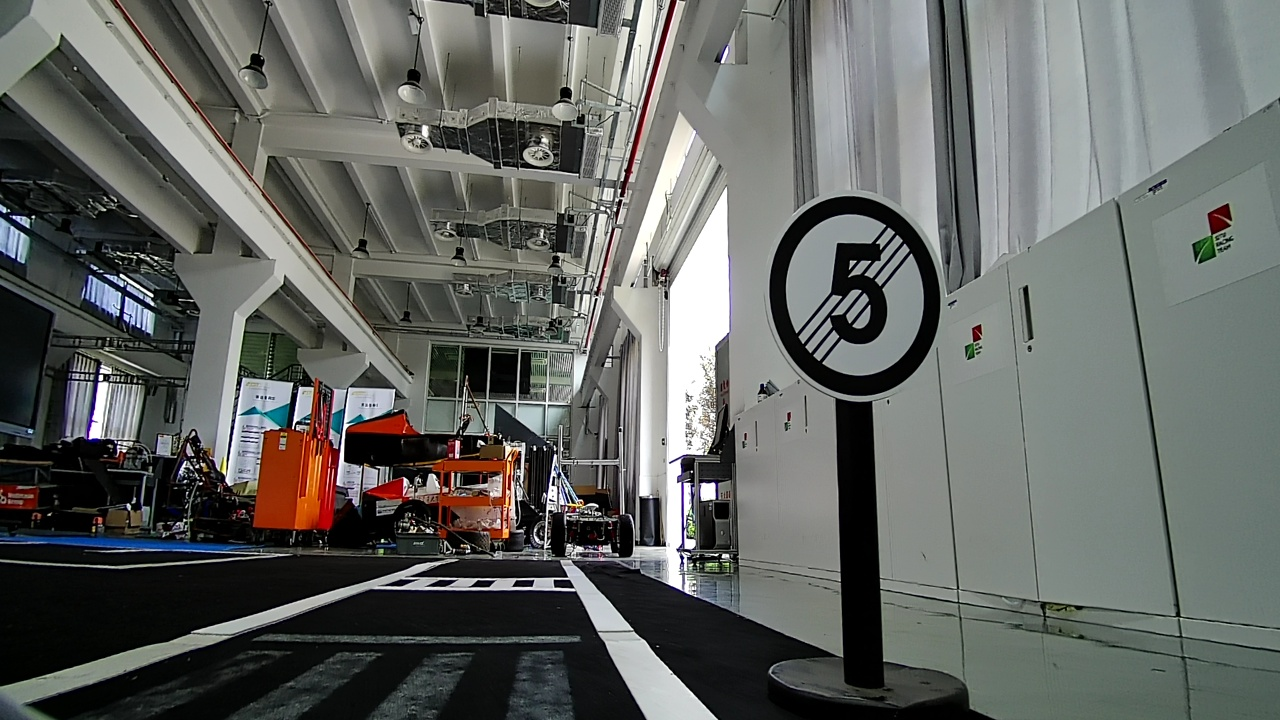
#> input picture opencv_learn/photo/x2996.jpg, 1280 x 720 px
$ python my_crop_scale.py
#> lines starting #> are read from the running program, lines starting #| are printed output that depends on the picture; after the words box and inside, x2 and y2 are one past the last pixel; in counts of white or black regions, pixels touching at a corner belong together
### opencv_learn/draw_boxes.py
#!/usr/bin/env python
# -*- coding: utf-8 -*-
"""
-------------------------------------------------

    @   Author  :       pengj
    @   date    :       2020/7/25 10:26
    @   IDE     :       PyCharm
    @   GitHub  :       https://github.com/JackyPJB
    @   Contact :       pengjianbiao@hotmail.com
-------------------------------------------------
    Description :
-------------------------------------------------
"""

__author__ = 'Max_Pengjb'
import numpy as np
import cv2
import os
from opencv_learn.order_points import order_points

colors = [(0, 0, 127), (255, 255, 0), (0, 255, 0),
          (0, 255, 255), (255, 0, 255), (0, 0, 255)]
class_names = ["speed_limited", "speed_unlimited", "green_go",
               "yellow_back", "pedestrian_crossing", "red_stop"]


# [27 lines left out: function draw_boxes, not called in this run]


# 在图中画出检测框，输出类别信息
def draw_boxes_with_labels(image, bboxes, labels):
    """
    在照片中把所有的 框框 都画出来
    :param image: 原图，可以是 cv2.imread 后的 ndarray, 也可以是地址 image_path
    :param boxes: 所有的框,[ [[x,y],[x,y]], [[x,y],[x,y]]……] 或者 [ [x_min,y_min,x_max,y_max],[x_min,y_min,x_max,y_max]……]
    :return:
    """
#> called with image = './photo/x2996.jpg'
    if isinstance(image, str) and os.path.exists(image):
        # image 如果是字符串，表示这是一个地址
        image = cv2.imread(image)
#> image is the input picture: shape (720, 1280, 3); mean B, G, R 98.3, 101.7, 99.1
    thickness = 2
    font_scale = 1
    text_font = cv2.FONT_HERSHEY_SIMPLEX
    for box, label in list(zip(bboxes, labels)):
        box = np.array(box, dtype=np.int32)
        (x_min, y_min), (x_max, y_max) = (None, None), (None, None)
        if box.ndim == 2:
            # boxes = [[[x, y], [x, y]], [[x, y], [x, y]]……]
            x_min, y_min = np.min(box, axis=0)
            x_max, y_max = np.max(box, axis=0)
        elif box.ndim == 1:
            x_min, y_min, x_max, y_max = box
        draw_color = colors[class_names.index(label)]
        image = cv2.rectangle(image, (x_min, y_min), (x_max, y_max), draw_color, thickness)
        image = cv2.putText(image, label, (x_min, y_min + 25), text_font, font_scale, draw_color, thickness)
    return image


# [11 lines that do not run on import are left out]

### opencv_learn/my_bright_contrast.py
#!/usr/bin/env python
# -*- coding: utf-8 -*-
"""
-------------------------------------------------

    @   Author  :       pengj
    @   date    :       2020/8/5 15:54
    @   IDE     :       PyCharm
    @   GitHub  :       https://github.com/JackyPJB
    @   Contact :       pengjianbiao@hotmail.com
-------------------------------------------------
    Description :
-------------------------------------------------
"""
import os
import numpy as np
import cv2

__author__ = 'Max_Pengjb'


def bright_contrast(image, lower=0.9, upper=1.2):
    """
    # 通过 alpha, beta 来调整 对比度和亮度
    :param image: 图片，np.array 或者 路径
    :param lower: alpha,区间 min
    :param upper: alpha 区间 max
    :return: 修改后的图片
    """
    if isinstance(image, str) and os.path.exists(image):
        # image 如果是字符串，表示这是一个地址
        image = cv2.imread(image)
    alpha = np.random.uniform(lower, upper)  # np.random.randn()返回一个或一组服从标准正态分布的随机样本值。
    beta = np.random.uniform() * np.mean(image) / 2  # 提高亮度
    # print(alpha, beta)
    blank = np.zeros(image.shape, image.dtype)
    image = cv2.addWeighted(image, alpha, blank, 1 - alpha, beta)
    return image


# [7 lines that do not run on import are left out]

### opencv_learn/my_crop_scale.py
#!/usr/bin/env python
# -*- coding: utf-8 -*-
"""
-------------------------------------------------

    @   Author  :       pengj
    @   date    :       2020/8/4 22:13
    @   IDE     :       PyCharm
    @   GitHub  :       https://github.com/JackyPJB
    @   Contact :       pengjianbiao@hotmail.com
-------------------------------------------------
    Description :       缩放
-------------------------------------------------
"""

__author__ = 'Max_Pengjb'

import numpy as np
import cv2
import os
from opencv_learn.my_bright_contrast import bright_contrast


# 裁剪放大
def crop_scale(image, boxes, labels, scale=2.0, nums=1):
    """
    裁剪放大 生成 放大比例最大为 scale 的 nums 个图片
    :param image: 图片，np.array 或者 路径
    :param boxes: 所有的框,[ [x_min,y_min,x_max,y_max],[x_min,y_min,x_max,y_max]……]
    :param labels: 框对应的标签
    :param scale: scale 放大倍数最大值 scale > 1
    :param nums: 需要生成的图片数量
    :return: 翻转后的图 和 框+标签 【[image,bboxes,labels],[image,bboxes,labels]……】
    """
#> called with image = './photo/x2996.jpg', scale = 2, nums = 1
    if isinstance(image, str) and os.path.exists(image):
        # image 如果是字符串，表示这是一个地址
        image = cv2.imread(image)
    h, w = image.shape[0:2]
#> h = 720; w = 1280
    res = []
    while len(res) < nums:
        # 放大 tmp_scale 倍数  属于区间 [1 ~ scale]
        tmp_scale = np.random.rand() * (scale - 1) + 1.1
        h_t, w_t = int(h * tmp_scale), int(w * tmp_scale)
#> h_t = 1187; w_t = 2110
        image2 = cv2.resize(image, (w_t, h_t))
        boxes_tmp = np.array(boxes) * tmp_scale
        boxes_tmp = boxes_tmp.astype(np.int32)
        # 裁剪 crop 裁剪的 h ，w 范围应该是 [0 - ht-h] [0 - wt-w]
        crop_rand_h, crop_rand_w = np.random.rand(2)
        crop_h, crop_w = int(crop_rand_h * (h_t - h)), int(crop_rand_w * (w_t - w))
#> crop_h = 333; crop_w = 500
        res_image = image2[crop_h:crop_h + h, crop_w:crop_w + w]
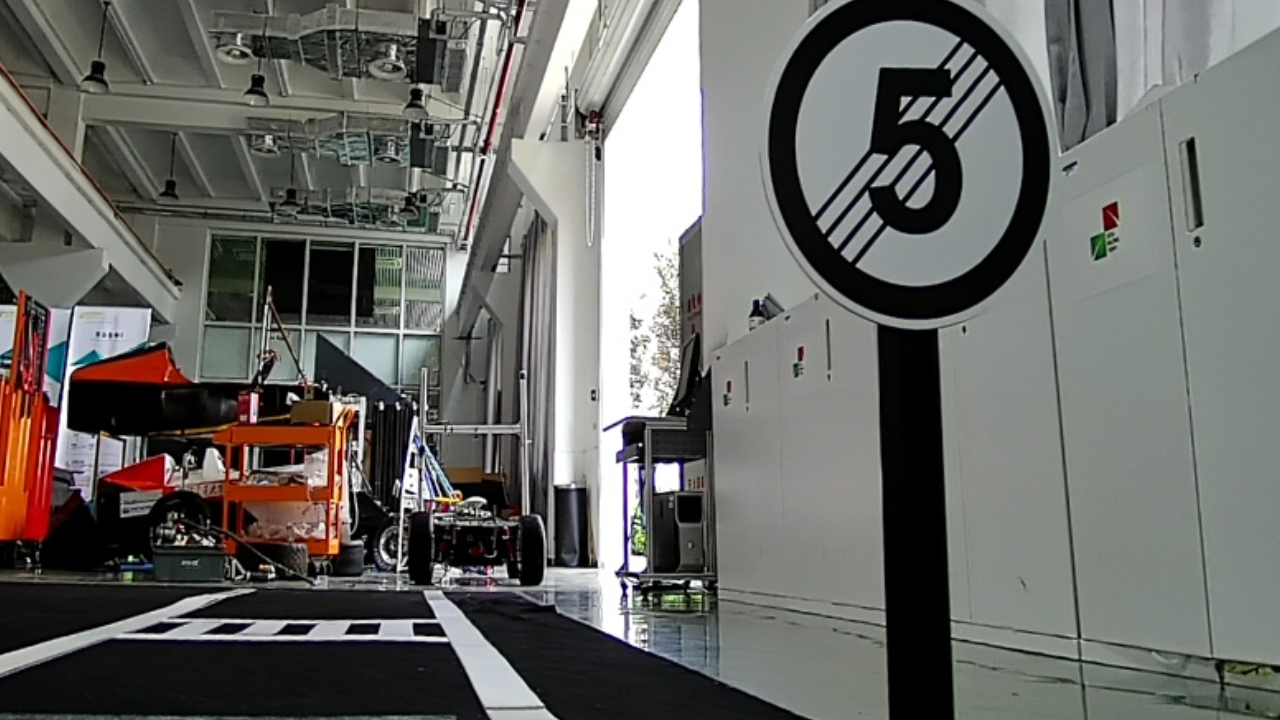
#> res_image: shape (720, 1280, 3); mean B, G, R 102.1, 105.5, 105.6
        # 图片对比度和亮度随机加进来
        res_image = bright_contrast(res_image)
#> in bright_contrast, `beta = np.random.uniform() * np.mean(image) / 2`: beta = 22.11
#> in bright_contrast, `image = cv2.addWeighted(image, alpha, blank, 1 - alpha, beta)`:
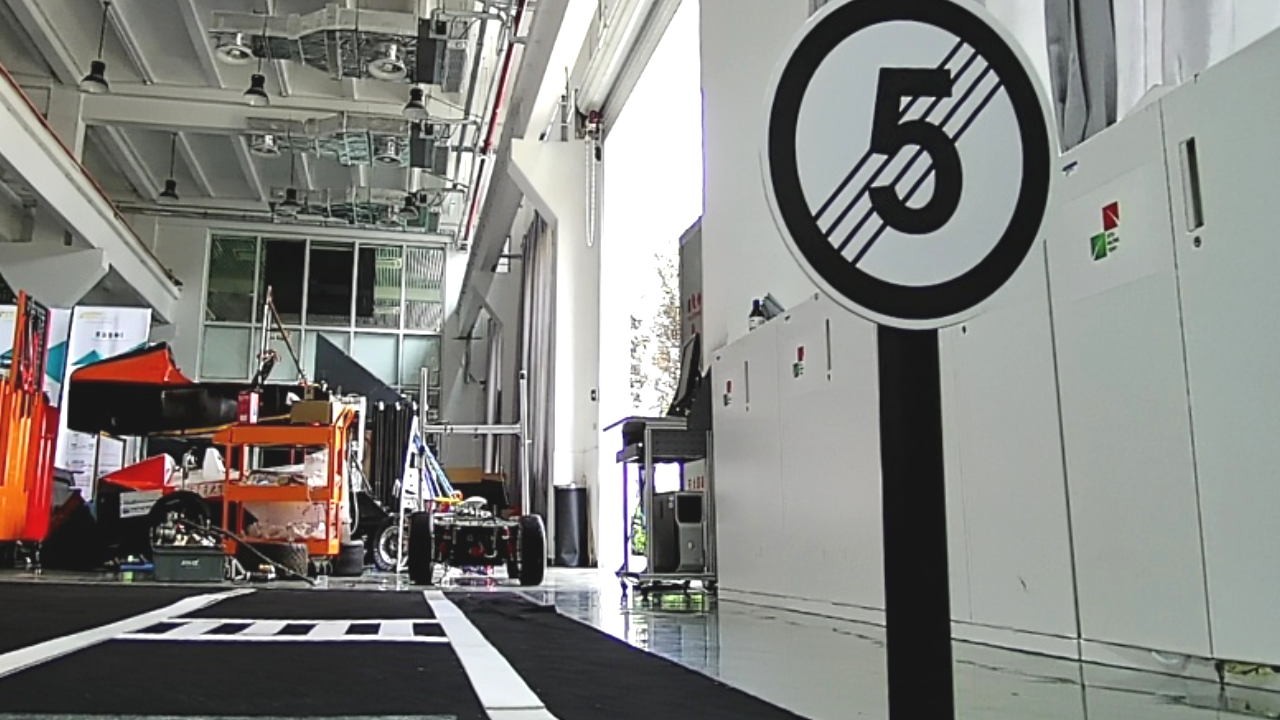
#> image: shape (720, 1280, 3); mean B, G, R 129.1, 132.7, 132.8
        # 处理 boxes， 坐标要相应的改变
        boxes_tmp = np.maximum(boxes_tmp - [crop_w, crop_h, crop_w, crop_h], 0)
#> boxes_tmp = [[0, 0, 0, 0], [0, 0, 176, 178]]
        boxes_tmp = np.minimum(boxes_tmp, [w - 1, h - 1, w - 1, h - 1])
        # 对 boxes 进行处理，有一些啥标签都没有的，就略过去了
        res_boxes = []
        res_labels = []
        for box, label in list(zip(boxes_tmp, labels)):
            if 0 <= box[0] < box[2] < w and 0 <= box[1] < box[3] < h:
                res_boxes.append(box)
                res_labels.append(label)
#> after the loop, res_boxes = [[0, 0, 176, 178]]
        # 结果里面有框框，就可以返回了
        if res_boxes:
            res.append((res_image, res_boxes, res_labels))
    return res


if __name__ == '__main__':
    from opencv_learn.draw_boxes import draw_boxes, draw_boxes_with_labels

    before = draw_boxes_with_labels('./photo/x2996.jpg', [[[0, 0], [200, 100]], [[210, 110], [410, 310]]],
                                    ["speed_limited", "speed_unlimited"])
    cv2.imshow('before', before)
    res_list = crop_scale('./photo/x2996.jpg', [[0, 0, 200, 100], [210, 110, 410, 310]],
                          ["speed_limited", "speed_unlimited"])
#> res_list = 1 item
    for i, (res_image, res_boxes, res_labels) in enumerate(res_list):
        print('res_boxes', res_boxes)
#| res_boxes [array([  0,   0, 176, 178])]
        image = draw_boxes_with_labels(res_image, res_boxes, res_labels)
#> the loop in draw_boxes_with_labels (call 2), `for box, label in list(zip(bboxes, labels)):` made 1 pass
#> (label, x_min, y_min, x_max, y_max, draw_color) on pass 1: ('speed_unlimited', 0, 0, 176, 178, (255, 255, 0))
#> pass 1, in draw_boxes_with_labels (call 2), `image = cv2.rectangle(image, (x_min, y_min), (x_max, y_max), draw_colo..`:
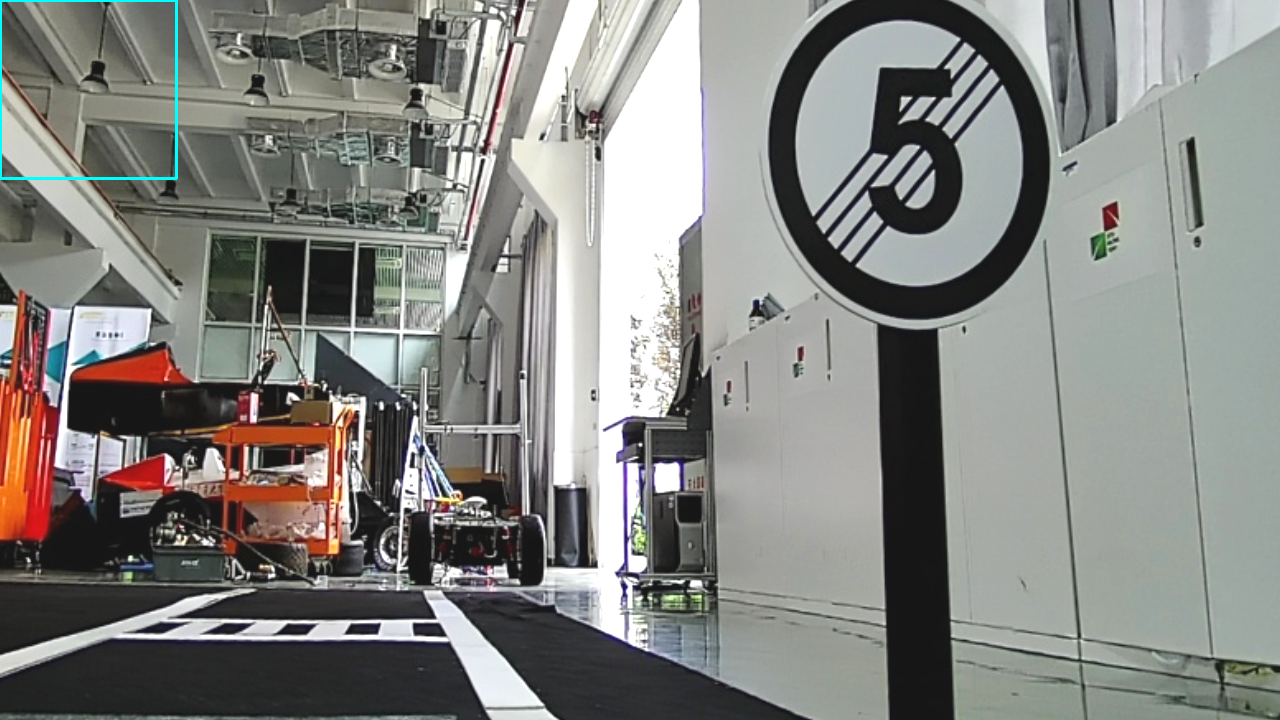
#> image: shape (720, 1280, 3); 0.19% of pixels changed, all inside (x1, y1, x2, y2) = (0, 0, 178, 180)
#> pass 1, in draw_boxes_with_labels (call 2), `image = cv2.putText(image, label, (x_min, y_min + 25), text_font, font..`:
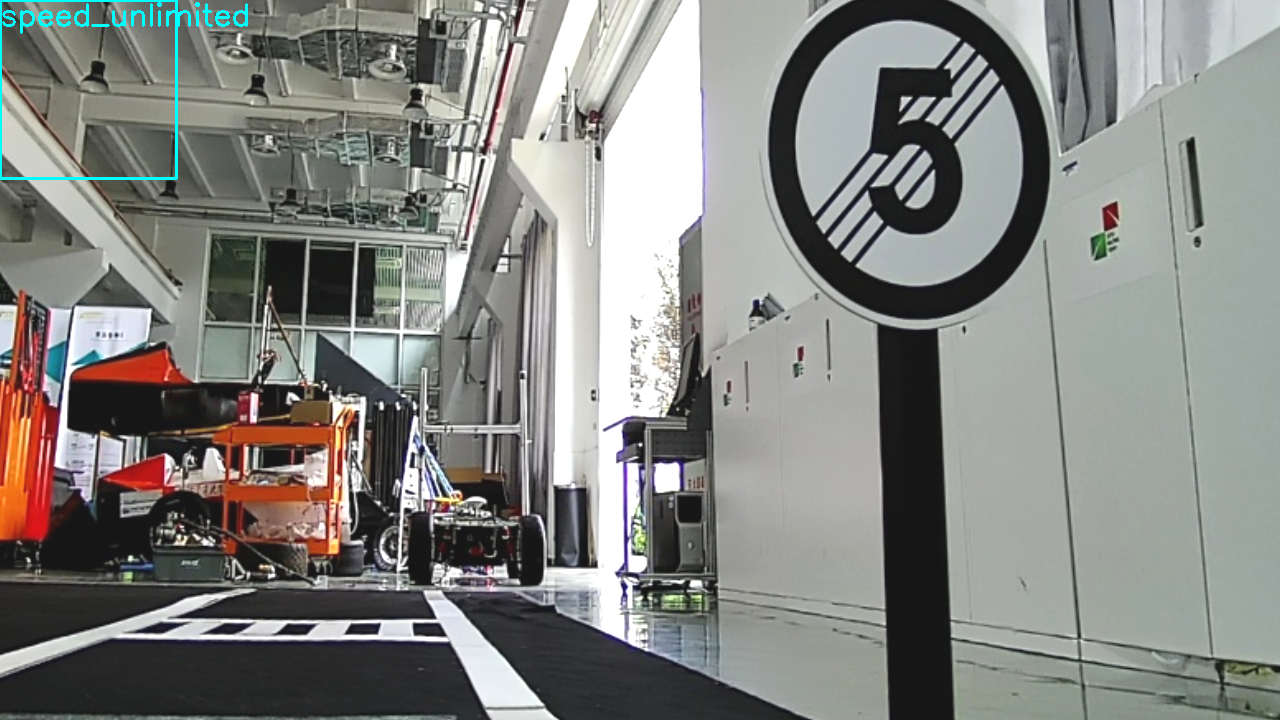
#> image: shape (720, 1280, 3); 0.19% of pixels changed, all inside (x1, y1, x2, y2) = (2, 2, 248, 34)
        cv2.imshow('after_draw_' + str(i), image)
    cv2.waitKey()
    cv2.destroyAllWindows()

$ run again, with opencv_learn/photo/x3836.jpg copied over opencv_learn/photo/x2996.jpg
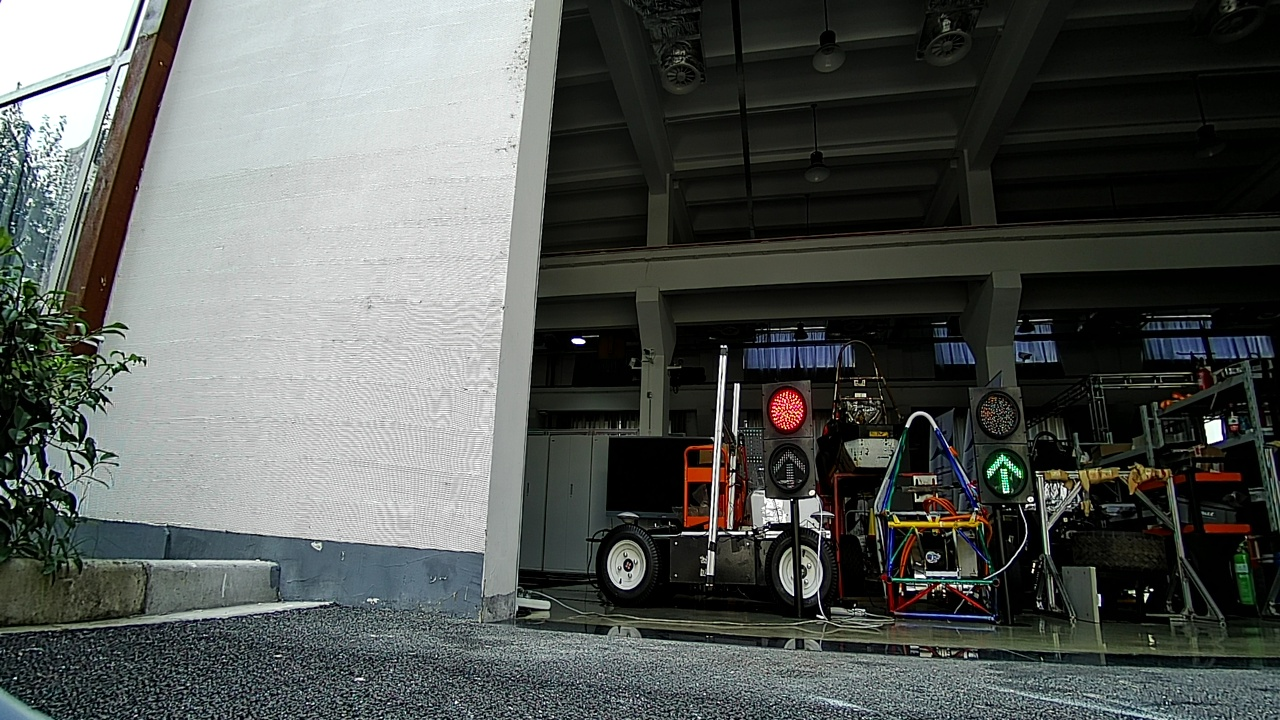
#> input picture opencv_learn/photo/x3836.jpg, 1280 x 720 px
#> in draw_boxes_with_labels, image is the input picture: shape (720, 1280, 3); mean B, G, R 85.5, 88.4, 84.5
#> in crop_scale, `res_image = image2[crop_h:crop_h + h, crop_w:crop_w + w]`:
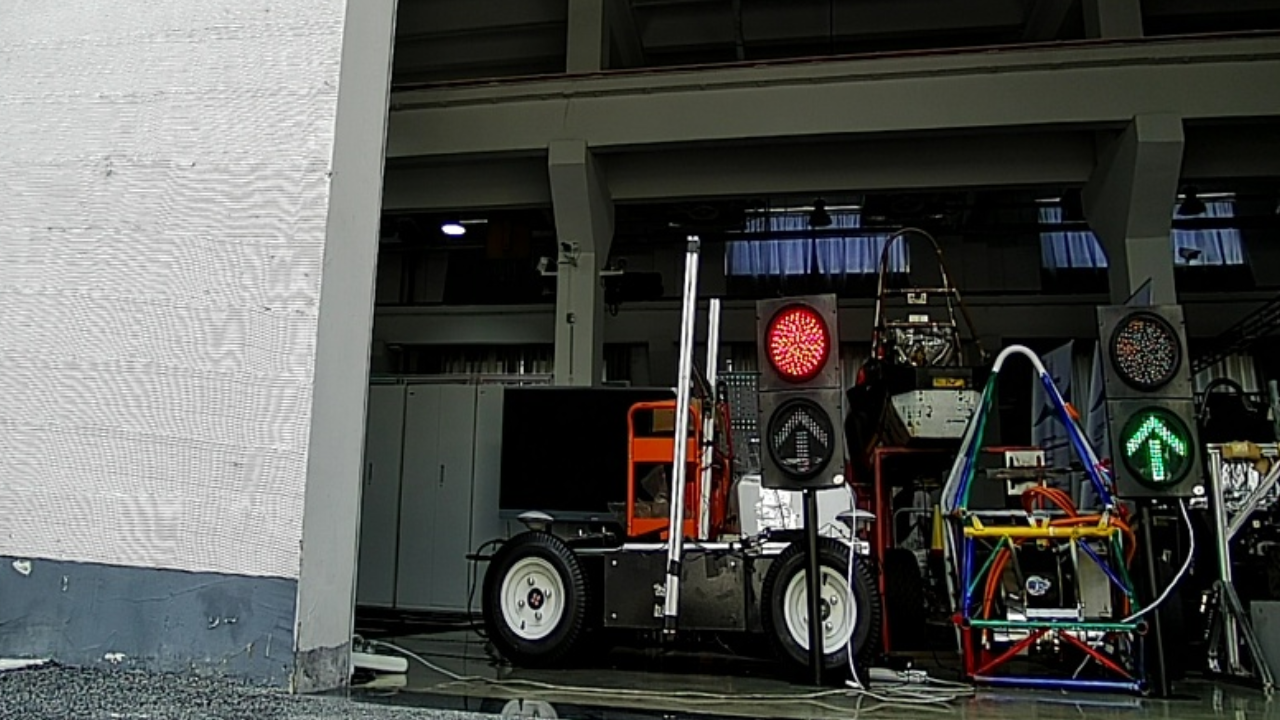
#> res_image: shape (720, 1280, 3); mean B, G, R 78.2, 81.2, 80
#> beta = 16.9
#> res_list = 1 item
#| res_boxes [array([  0,   0, 176, 178])]
#> the loop in draw_boxes_with_labels (call 2), `for box, label in list(zip(bboxes, labels)):` made 1 pass
#> (label, x_min, y_min, x_max, y_max, draw_color) on pass 1: ('speed_unlimited', 0, 0, 176, 178, (255, 255, 0))
#> pass 1, in draw_boxes_with_labels (call 2), `image = cv2.putText(image, label, (x_min, y_min + 25), text_font, font..`:
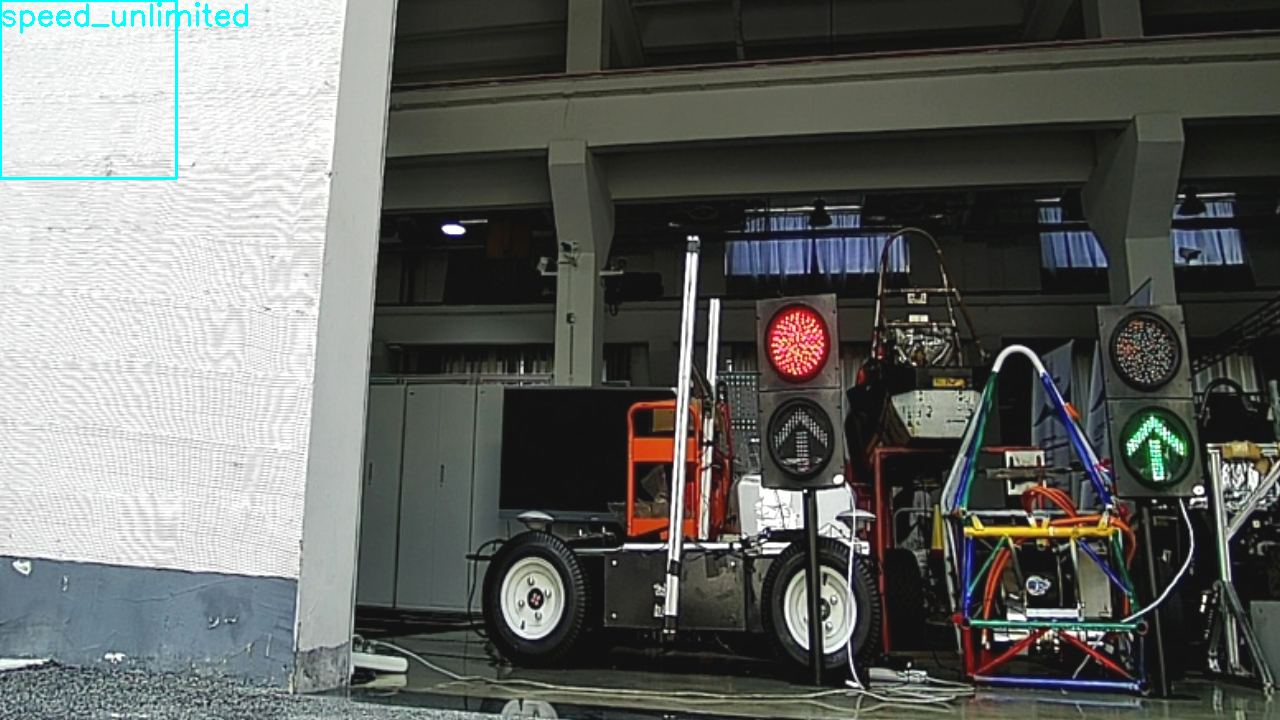
#> image: shape (720, 1280, 3); mean B, G, R 100, 103.2, 100.9
